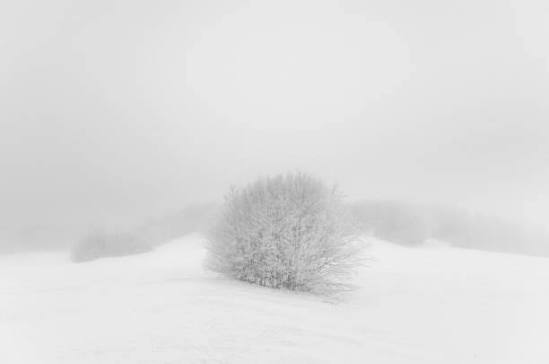
#> input picture neve.jpg, 549 x 364 px, found by its file name
$ python aula05.py
#> lines starting #> are read from the running program, lines starting #| are printed output that depends on the picture
### aula01/aula01.py
from enum import Enum

import cv2
import matplotlib

matplotlib.use("TkAgg")  # No Linux
import matplotlib.pyplot as plt
import numpy as np


# [25 lines left out: function splitBGRChannels, not called in this run]


def greyImage(image):
    grey_image = np.zeros((image.shape[0], image.shape[1]), dtype=np.uint8)
    for i in range(image.shape[0]):
        for j in range(image.shape[1]):
            grey_image[i, j] = np.mean(image[i, j])
    return grey_image


def showImage(image, title="Image"):
    cv2.imshow(title, image)
    #cv2.waitKey(0)
    #cv2.destroyAllWindows()


# [5 lines left out: function showBGRChannels, not called in this run]


def histogram(image, color_space="B"):
    class ColorSpace(Enum):
        BLUE = "B"
        GREEN = "G"
        RED = "R"
        GREY = "GREY"

    channel = None
    match color_space:
        case ColorSpace.BLUE.value:
            blue_channel, _, _ = splitBGRChannels(image)
            channel = blue_channel
        case ColorSpace.GREEN.value:
            _, green_channel, _ = splitBGRChannels(image)
            channel = green_channel
        case ColorSpace.RED.value:
            _, _, red_channel = splitBGRChannels(image)
            channel = red_channel
        case ColorSpace.GREY.value:
            channel = greyImage(image)
        case _:
            raise ValueError("Invalid color space")

    histogram = 256 * [0]
    for i in range(channel.shape[0]):
        for j in range(channel.shape[1]):
            match color_space:
                case ColorSpace.BLUE.value:
                    pixel_color = channel[i, j, 0]
                case ColorSpace.GREEN.value:
                    pixel_color = channel[i, j, 1]
                case ColorSpace.RED.value:
                    pixel_color = channel[i, j, 2]
                case ColorSpace.GREY.value:
                    pixel_color = channel[i, j]
            histogram[pixel_color] += 1

    return histogram


# [59 lines left out: functions histogram_graph, main, not called in this run]


# [2 lines that do not run on import are left out]

### aula04/aula04.py
import os
import sys

sys.path.append(os.path.dirname(os.path.dirname(os.path.abspath(__file__))))

import cv2
import matplotlib

matplotlib.use("TkAgg")  # No Linux
import matplotlib.pyplot as plt
import numpy as np

from aula01.aula01 import greyImage, histogram, histogram_graph, showImage


# [21 lines left out: function enhance_image, not called in this run]


def normalized_histogram(histogram: list[int], image_size: int | float):
    prob = 256 * [0]
    acc = 256 * [0]
    pixel_result = 256 * [0]

    for i in range(0, 256):
        prob[i] = histogram[i] / image_size

        if i == 0:
            acc[i] = prob[i]
        else:
            acc[i] = acc[i - 1] + prob[i]

        min_dif = 999  # qualquer numero maior que 1
        # [15 lines of commented-out code are left out]

        target = 0
        for j in range(256):
            calc = abs(acc[i] - (j / 255.0))
            if calc < min_dif:
                min_dif = calc
                target = j

        pixel_result[i] = target

    return prob, acc, pixel_result


# [62 lines left out: functions equalizate_image, main, not called in this run]


# [2 lines that do not run on import are left out]

### aula05/aula05.py
import os
import sys
import random

sys.path.append(os.path.dirname(os.path.dirname(os.path.abspath(__file__))))

import cv2
import matplotlib
matplotlib.use("TkAgg")  # No Linux
import matplotlib.pyplot as plt
import numpy as np

from aula01.aula01 import showImage, greyImage, histogram_graph, histogram
from aula04.aula04 import normalized_histogram

def specify_histogram(image, custom_histogram: list[int]):
    original_hist = histogram(image, "GREY")
    height, width, channels = image.shape
    size = height * width

    prob1, acc1, original_pixel_result = normalized_histogram(original_hist, size)
    prob2, acc2, custom_pixel_result = normalized_histogram(custom_histogram, size)


    pixels = np.arange(0, 256)
    fig, ((ax1, ax2), (ax3, ax4)) = plt.subplots(nrows=2, ncols=2, figsize=(12,10))

    ax1.bar(pixels, original_pixel_result, color="blue")
    ax1.set_xlabel("Pixel")
    ax1.set_ylabel("Quantity")
    ax1.set_title("Num de Pixel na equalizada original SEM IMAGEM")

    ax2.bar(pixels, custom_pixel_result, color="blue")
    ax2.set_xlabel("Pixel")
    ax2.set_ylabel("Quantity")
    ax2.set_title("Num de Pixel na equalizada Customizada SEM IMAGEM")

    # [32 lines of commented-out code are left out]

def main():
    original_image = cv2.imread("neve.jpg")
#> original_image is the input picture: shape (364, 549, 3); min 115, max 241, mean 222.7
    height, width, _ = original_image.shape
#> height = 364; width = 549
    size = height * width
#> size = 199836

    raw_custom = [random.randint(1, 1000) for _ in range(256)]
    total_raw = sum(raw_custom)
#> total_raw = 133379

    custom_histogram = [int((val / total_raw) * size) for val in raw_custom]

    diff = size - sum(custom_histogram)
#> diff = 141
    custom_histogram[0] += diff

    #custom_histogram = 256 * [0]
    #custom_histogram = [random.randint(0, 25000) for _ in range(256)]

    print(f"Valores custom gerados: {custom_histogram}")
#> (printed output is left out)
    print(f"Soma do histograma customizado: {sum(custom_histogram)}")
#| Soma do histograma customizado: 199836
    specify_histogram(original_image, custom_histogram)
#> in histogram, `histogram = 256 * [0]`: histogram = 256 values from 0 to 0
#> after the loop in histogram, `for i in range(channel.shape[0]):`: histogram = 256 values, max 26143 at index 232, min 0 at index 0, mean 780.6
#> in specify_histogram, `original_hist = histogram(image, "GREY")`: original_hist has the same summary as histogram in histogram
#> after the loop in normalized_histogram, `for i in range(0, 256):`: acc = 256 values from 0 to 1; pixel_result = 256 values from 0 to 255; prob = 256 values, max 0.131 at index 232, min 0 at index 0, mean 0.00391
#> in specify_histogram, `prob1, acc1, original_pixel_result = normalized_histogram(original_his..`: prob1 has the same summary as prob in normalized_histogram; acc1 = 256 values from 0 to 1; original_pixel_result = 256 values from 0 to 255

    plt.show()
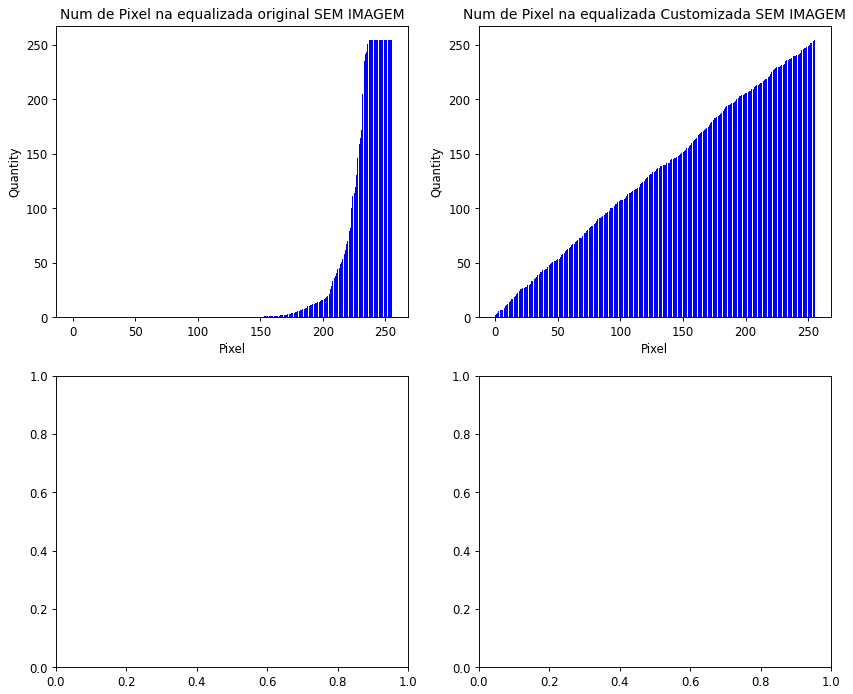
#> figure drawn by matplotlib, 2 panels; panel 2: tallest bar 255 high, from x = 254.6 to 255.4
    cv2.waitKey(0)
    cv2.destroyAllWindows()

if __name__ == "__main__":
    main()
